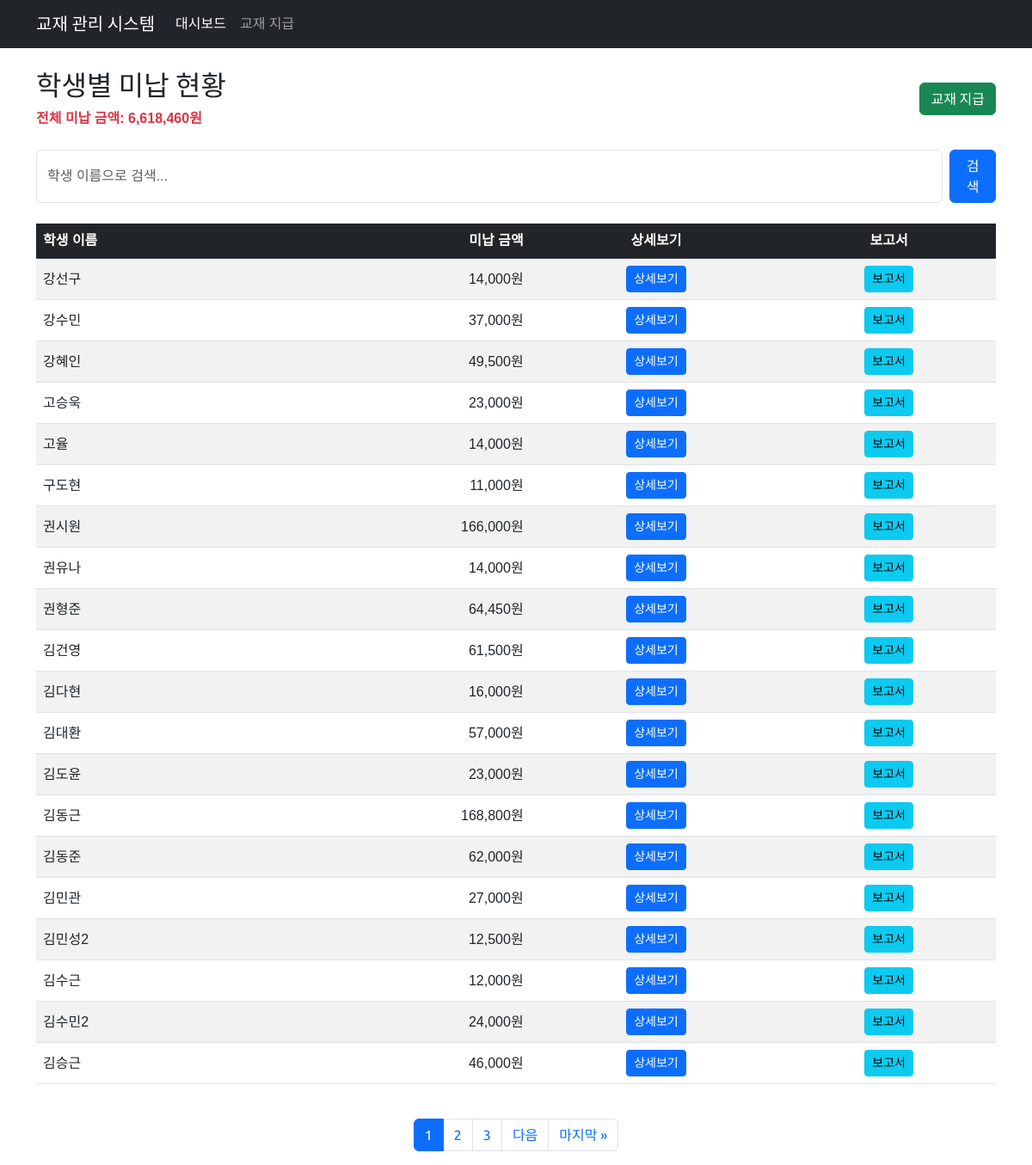
The page /textbook/dashboard/ on the database its author committed.
### textbook/models.py (models this page shows, shortened)
class Student(models.Model):
    name = models.CharField(max_length=255, unique=True, verbose_name='학생')
    class Meta:
        db_table = 'student'
        ordering = ['name']
        verbose_name = '학생'
        verbose_name_plural = '학생'

### textbook/views.py (the view)
# urls.py: path('dashboard/', views.dashboard, name='dashboard'),
def dashboard(request):
    search_query = request.GET.get('search', '').strip()
    students = Student.objects.annotate(
        unpaid_amount=Sum(
            'books__price',
            filter=Q(books__payment_date__isnull=True)
        )
    )
    if search_query:
        students = students.filter(name__icontains=search_query)
    else:
        students = students.filter(unpaid_amount__gt=0)
    students = students.order_by('name')
    total_students = students.count()
    total_unpaid = sum(student.unpaid_amount or 0 for student in students)
    paginator = Paginator(students, 20)  # 한 페이지당 20명
    page = request.GET.get('page')
    try:
        students_page = paginator.page(page)
    except PageNotAnInteger:
        students_page = paginator.page(1)
    except EmptyPage:
        students_page = paginator.page(paginator.num_pages)
    current_page = students_page.number
    total_pages = paginator.num_pages
    page_range = range(max(1, current_page - 2),
                      min(total_pages + 1, current_page + 3))
    context = {
        'students': students_page,
        'search_query': search_query,
        'total_students': total_students,
        'total_unpaid': total_unpaid,
        'page_range': page_range,
        'total_pages': total_pages,
        'current_page': current_page
    }
    return render(request, 'textbook/dashboard.html', context)

### textbook/templates/textbook/dashboard.html (shortened to what this page needs)
{% extends 'textbook/base.html' %}
{% load humanize %}
{% block content %}
<div class="row">
  <div class="col-12">
    <div class="d-flex justify-content-between align-items-center mb-4">
      <div>
        <h2>학생별 미납 현황</h2>
        <p class="text-danger mb-0">
          <strong>전체 미납 금액: {{ total_unpaid|intcomma }}원</strong>
        </p>
      </div>
      <div class="d-flex gap-2">
        <a href="{% url 'textbook:issue_book' %}" class="btn btn-success">
          교재 지급
        </a>
      </div>
    </div>
    <div class="mb-4">
      <form method="get" class="d-flex gap-2">
        <input
          type="search"
          name="search"
          class="form-control search-input max-width-300"
          placeholder="학생 이름으로 검색..."
          value="{{ search_query }}"
        />
        <button type="submit" class="btn btn-primary">검색</button>
      </form>
    </div>
    <div class="table-responsive">
      <table class="table table-striped table-hover align-middle">
        <thead class="table-dark">
          <tr>
            <th>학생 이름</th>
            <th class="text-end">미납 금액</th>
            <th class="text-center">상세보기</th>
            <th class="text-center">보고서</th>
          </tr>
        </thead>
        <tbody>
          {% for student in students %}
          <tr>
            <td>{{ student.name }}</td>
            <td class="text-end">{{ student.unpaid_amount|default:0|intcomma }}원</td>
            <td class="text-center">
              <a
                href="{% url 'textbook:student_detail' student.id %}"
                class="btn btn-primary btn-sm"
                >상세보기</a
              >
            </td>
            <td class="text-center">
              <button
                type="button"
                class="btn btn-info btn-sm"
                data-bs-toggle="modal"
                data-bs-target="#reportModal{{ student.id }}"
              >
                보고서
              </button>
            </td>
          </tr>
          {% empty %}
          <tr>
            <td colspan="4" class="text-center">
              {% if search_query %} 검색 결과가 없습니다. {% else %} 미납 교재가 있는 학생이 없습니다. {% endif %}
            </td>
          </tr>
          {% endfor %}
        </tbody>
      </table>
    </div>
    {% if students.paginator.num_pages > 1 %}
    <nav aria-label="페이지 탐색" class="mt-4">
      <ul class="pagination justify-content-center">
         {% for p in page_range %}
        <li class="page-item {% if p == current_page %}active{% endif %}">
          <a
            class="page-link"
            href="?page={{ p }}{% if search_query %}&search={{ search_query }}{% endif %}"
            >{{ p }}</a
          >
        </li>
        {% endfor %} {% if students.has_next %}
        <li class="page-item">
          <a
            class="page-link"
            href="?page={{ students.next_page_number }}{% if search_query %}&search={{ search_query }}{% endif %}"
            >다음</a
          >
        </li>
        <li class="page-item">
          <a
            class="page-link"
            href="?page={{ total_pages }}{% if search_query %}&search={{ search_query }}{% endif %}"
            >마지막 »</a
          >
        </li>
        {% endif %}
      </ul>
    </nav>
    {% endif %}
  </div>
</div>
{% endblock %}

### textbook/templates/textbook/base.html (shortened to what this page needs)
<!DOCTYPE html>
<html lang="ko">
<head>
    <link href="https://cdn.jsdelivr.net/npm/bootstrap@5.3.0/dist/css/bootstrap.min.css" rel="stylesheet">
    <link rel="stylesheet" href="https://cdn.jsdelivr.net/npm/flatpickr/dist/flatpickr.min.css">
</head>
<body>
    <nav class="navbar navbar-expand-lg navbar-dark bg-dark">
        <div class="container">
            <a class="navbar-brand" href="{% url 'textbook:dashboard' %}">교재 관리 시스템</a>
            <div class="collapse navbar-collapse" id="navbarNav">
                <ul class="navbar-nav me-auto">
                    <li class="nav-item">
                        <a class="nav-link {% if request.resolver_match.url_name == 'dashboard' %}active{% endif %}"
                           href="{% url 'textbook:dashboard' %}">대시보드</a>
                    </li>
                    <li class="nav-item">
                        <a class="nav-link {% if request.resolver_match.url_name == 'issue_book' %}active{% endif %}"
                           href="{% url 'textbook:issue_book' %}">교재 지급</a>
                    </li>
                </ul>
            </div>
        </div>
    </nav>
    <div class="container mt-4">
        {% block content %}
        {% endblock %}
    </div>
</body>
</html>

### textbook/templates/textbook/base.html (style rules this page uses)
body { font-family: 'Noto Sans KR', sans-serif; }
h1, h2, h3, h4, h5, h6, .navbar-brand, .btn, .pagination { font-family: 'Ubuntu', 'Noto Sans KR', sans-serif; }

### rows shown on the page
Student: name "강선구", unpaid_amount "14,000"
Student: name "강수민", unpaid_amount "37,000"
Student: name "강혜인", unpaid_amount "49,500"
Student: name "고승욱", unpaid_amount "23,000"
Student: name "고율", unpaid_amount "14,000"
Student: name "구도현", unpaid_amount "11,000"
Student: name "권시원", unpaid_amount "166,000"
Student: name "권유나", unpaid_amount "14,000"
Student: name "권형준", unpaid_amount "64,450"
Student: name "김건영", unpaid_amount "61,500"
Student: name "김다현", unpaid_amount "16,000"
Student: name "김대환", unpaid_amount "57,000"
Student: name "김도윤", unpaid_amount "23,000"
Student: name "김동근", unpaid_amount "168,800"
Student: name "김동준", unpaid_amount "62,000"
Student: name "김민관", unpaid_amount "27,000"
Student: name "김민성2", unpaid_amount "12,500"
Student: name "김수근", unpaid_amount "12,000"
Student: name "김수민2", unpaid_amount "24,000"
Student: name "김승근", unpaid_amount "46,000"

### other values the page prints
{{ total_unpaid|intcomma }} "6,618,460"
{{ p }} "1" "2" "3"
